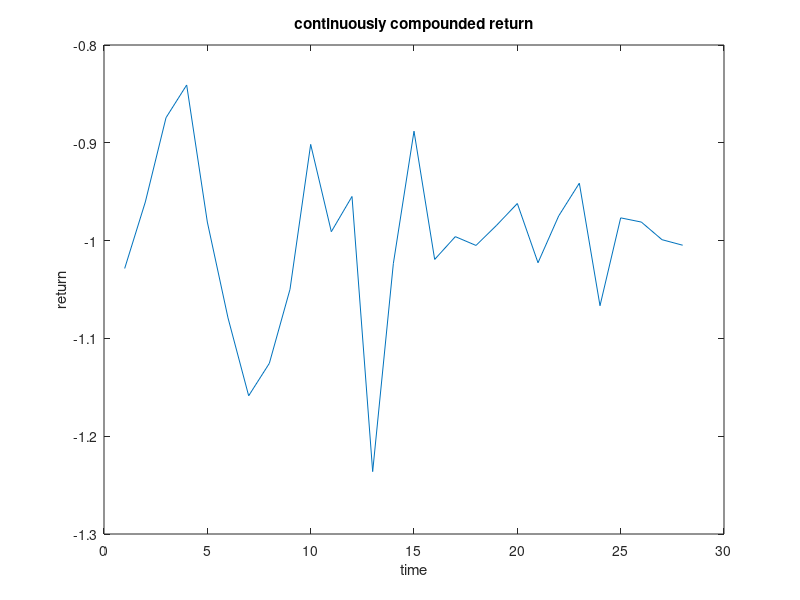

Source code (MATLAB): (Note: this script raises an error after producing the figure.)
%---------------------------------------------------------------------%
%Q1
data = csvread('Q1.csv');
data = sortrows(data, 1);
%%a.
monthlysimplenetreturn = data(2:end,2) ./ data(1:end-1,2) - 1;
figure()
plot(monthlysimplenetreturn)
xlabel('time');
ylabel('return');
title('monthly simple net return')

%%b.
monthlygrossreturn = data(2:end,2) ./ data(1:end-1,2);
plot(monthlygrossreturn)
xlabel('time');
ylabel('return');
title('monthly gross return')
%%c.
continuouslycompoundedreturn = log(data(2:end,2)) - log(data(1:end-1,2)) - 1;
plot(continuouslycompoundedreturn)
xlabel('time');
ylabel('return');
title('continuously compounded return')
%%d.
meanret = mean(monthlysimplenetreturn);
medianret = median(monthlysimplenetreturn);
stdret = std(monthlysimplenetreturn);
fivepercentileret = prctile(monthlysimplenetreturn, 5);
ninetyfivepercentileret = prctile(monthlysimplenetreturn, 95);
skewnessret = skewness(monthlysimplenetreturn);
kurtosisret = kurtosis(monthlysimplenetreturn);
statistictable = [meanret;medianret;stdret;fivepercentileret;ninetyfivepercentileret; skewnessret; kurtosisret];
csvwrite('Q1table.csv', statistictable);
%---------------------------------------------------------------------%

%---------------------------------------------------------------------%
%Q2
data = csvread('Q2.csv');
retdata = data(2:end, 2:end) ./ data(1:end-1, 2:end) - 1;
meanret = mean(retdata);
stdret = std(retdata);
statistictable = [meanret', stdret'];
csvwrite('Q2table.csv', statistictable);
%---------------------------------------------------------------------%

%---------------------------------------------------------------------%
%Q3
Rm = csvread('Q3.csv');
Rtdata = csvread('Q2.csv');
Rtdata = Rtdata(2:end, 2:end) ./ Rtdata(1:end-1, 2:end) - 1;
Rm = Rm(2:end, 2) ./ Rm(1:end-1, 2) - 1;
Rf = 0.035 / 12 * ones(size(Rtdata, 1), 1);
Rme = Rm - Rf;
for i = 1 : size(Rtdata, 2)
    y = Rtdata(:,i) - Rf;
    x = [ones(size(Rme,1), 1), Rme];
    [B,BINT,R,RINT,STATS] = regress(y, x);
    Intercept(i) = B(1);
    Beta(i) = B(2);
    Residual(i,:) = R;
end
statistictable = [Intercept', Beta'];
csvwrite('Q3table.csv', statistictable);
%---------------------------------------------------------------------%

%---------------------------------------------------------------------%
%Q4
a = Intercept';
T = size(Rtdata, 1);
sigma = Residual * Residual' / T;
J0 = T * (1 + mean(Rm)^2 / var(Rm))^(-1) * a' * sigma^(-1) * a;
%---------------------------------------------------------------------%

%---------------------------------------------------------------------%
%Q5
S = (mean(Rm) - Rf(1)) / std(Rm);
N = size(Rtdata, 2);
J1 = (T - N - 1) / N * a' * sigma^(-1) * a / (1 + S^2);
%---------------------------------------------------------------------%
%---------------------------------------------------------------------%
%Q6. Momemtum
data = csvread('Q6_2.csv');
data(:,3) = data(:,3) + 1;
timelist = data(:,4) * 100 + data(:,5);
timelist = unique(timelist);
timerank = [];
for i = 1 : length(data)
    timerank(i) = find(timelist == data(i,4) * 100 + data(i,5));
end
data(:,7) = timerank;
stocklist = unique(data(:,1));
totaldata = [];
recpos = 0;
data(:,8) = zeros(length(data),1);

for i = 1 : length(stocklist);
    i
    slicedata = data(data(:,1) == stocklist(i), :);
    if size(slicedata,1) < 12
        recpos = recpos + size(slicedata,1);
        continue
    end
    for j = 1 : size(slicedata,1) - 12
        ret = cumprod(slicedata(j:j+10, 3));
        ret = ret(end);
        data(j + 12 + recpos, 8) = ret;
    end
    recpos = recpos + size(slicedata,1);
end

retdata = data(data(:,8) ~= 0, :);
datelist = unique(retdata(:, 2));

timerank = unique(timerank);
groupret = [];
for i = 1 : length(timerank)
    slicedata = retdata(retdata(:, 7) == timerank(i), :);
    slicedata = sortrows(slicedata, 8);
    idx = 1;
    retlist = [];
    for j = 1 : 9
        monthlyret = slicedata(idx : idx + floor(size(slicedata,1) / 10) - 1, 3);
        retlist = [retlist, mean(monthlyret)];
        idx = idx + floor(size(slicedata,1) / 10);
    end
    monthlyret = slicedata(idx : end, 3);
    retlist = [retlist, mean(monthlyret)];
    groupret = [groupret; retlist];
end
groupret = groupret(~isnan(groupret(:,1)), :);
cumret = cumprod(groupret);
figure()
plot(cumret);
legend('1','2','3','4','5','6','7','8','9','10', 'Location','NorthWest');
xlabel('time')
ylabel('return')
title('Returns For Momentum Groups')

%Fama-French Test
threefactor = csvread('threefactor.csv', 1, 0);
factoridx = ismember(threefactor(:,1), datelist);
threefactor = threefactor(factoridx, :);
rm = threefactor(:,2);
smb = threefactor(:,3);
hml = threefactor(:,4);
x = [ones(size(groupret(:, 1), 1),1), rm, smb,hml];
fftable = [];
for i = 1 : 10
    y = groupret(:, i) - 1;
    [B,BINT,R,RINT,STATS] = regress(y, x);
    SSE = R' * R;
    MSE = SSE / (size(x,1) - size(x,2));
    se = sqrt(MSE*diag(inv(x'*x)));
    t = B ./ se;
    fftable(:,i) = [B; t; STATS(1)]
end
csvwrite('momemtumfftest.csv', fftable);
%---------------------------------------------------------------------%
%---------------------------------------------------------------------%
%Q7.Reversal
data = csvread('Q6_2.csv');
data(:,3) = data(:,3) + 1;
timelist = data(:,4) * 100 + data(:,5);
timelist = unique(timelist);
timerank = [];
for i = 1 : length(data)
    timerank(i) = find(timelist == data(i,4) * 100 + data(i,5));
end
data(:,7) = timerank;
stocklist = unique(data(:,1));
totaldata = [];
recpos = 0;
data(:,8) = zeros(length(data),1);

for i = 1 : length(stocklist);
    i
    slicedata = data(data(:,1) == stocklist(i), :);
    if size(slicedata,1) < 48
        recpos = recpos + size(slicedata,1);
        continue
    end
    for j = 1 : size(slicedata,1) - 48
        ret = cumprod(slicedata(j:j+35, 3));
        ret = ret(end);
        data(j + 48 + recpos, 8) = ret;
    end
    recpos = recpos + size(slicedata,1);
end

retdata = data(data(:,8) ~= 0, :);
datelist = unique(retdata(:, 2));

timerank = unique(timerank);
groupret = [];
for i = 1 : length(timerank)
    slicedata = retdata(retdata(:, 7) == timerank(i), :);
    slicedata = sortrows(slicedata, 8);
    idx = 1;
    retlist = [];
    for j = 1 : 9
        monthlyret = slicedata(idx : idx + floor(size(slicedata,1) / 10) - 1, 3);
        retlist = [retlist, mean(monthlyret)];
        idx = idx + floor(size(slicedata,1) / 10);
    end
    monthlyret = slicedata(idx : end, 3);
    retlist = [retlist, mean(monthlyret)];
    groupret = [groupret; retlist];
end
groupret = groupret(~isnan(groupret(:,1)), :);
cumret = cumprod(groupret);
figure()
plot(cumret);
legend('1','2','3','4','5','6','7','8','9','10', 'Location','NorthWest');
xlabel('time')
ylabel('return')
title('Returns For Reversal Groups')

%Fama-French Test
threefactor = csvread('threefactor.csv', 1, 0);
factoridx = ismember(threefactor(:,1), datelist);
threefactor = threefactor(factoridx, :);
rm = threefactor(:,2);
smb = threefactor(:,3);
hml = threefactor(:,4);
x = [ones(size(groupret(:, 1), 1),1), rm, smb,hml];
fftable = [];
for i = 1 : 10
    y = groupret(:, i) - 1;
    [B,BINT,R,RINT,STATS] = regress(y, x);
    SSE = R' * R;
    MSE = SSE / (size(x,1) - size(x,2));
    se = sqrt(MSE*diag(inv(x'*x)));
    t = B ./ se;
    fftable(:,i) = [B; t; STATS(1)]
end
csvwrite('reversalfftest.csv', fftable);
%---------------------------------------------------------------------%
%---------------------------------------------------------------------%
%Q8
data = csvread('Q8.csv');
mean = sum(data)/size(data,1);
n = size(data,1);
s = sqrt((sum(data-ones(n,1)*mean).^2/(n-1)));
data_processed = (data - ones(n,1)*mean)./(ones(n,1)*s);
cor = data_processed*data_processed'/(n-1);
e = eig(cor);
len = size(e,1);
e_top10 = e(len-9:len)/sum(e);
plot(1:10,e_top10);
title('Variance Contribution')
ylabel('Contribution Ratio')
xlabel('Principal Component')